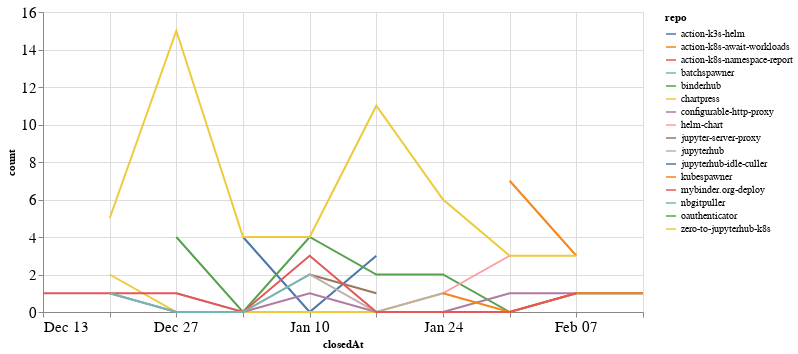

Source (notebook cell):
### Code cell
closed_by_time = closed_by.groupby('repo').resample('W', on='closedAt').count()['author'].reset_index()
closed_by_time = closed_by_time.rename(columns={'author': 'count'})

alt.Chart(closed_by_time, width=600).mark_line().encode(
    x='closedAt',
    y='count',
    color='repo',
    tooltip="repo"
)

### Figure 1 — Vega-Lite specification as saved in the notebook (floating-point values rounded to 4 significant figures)
{"config": {"axisLeft": {"labelFontSize": 15}, "axisBottom": {"labelFontSize": 15}}, "data": {"name": "data-bfc9690db3ee89bde170c8cdb0476b3b"}, "mark": "line", "encoding": {"color": {"type": "nominal", "field": "repo"}, "tooltip": {"type": "nominal", "field": "repo"}, "x": {"type": "temporal", "field": "closedAt"}, "y": {"type": "quantitative", "field": "count"}}, "width": 600, "$schema": "https://vega.github.io/schema/vega-lite/v4.8.1.json", "datasets": {"data-bfc9690db3ee89bde170c8cdb0476b3b": [{"repo": "action-k3s-helm", "closedAt": "2021-01-03T00:00:00", "count": 4}, {"repo": "action-k3s-helm", "closedAt": "2021-01-10T00:00:00", "count": 0}, {"repo": "action-k3s-helm", "closedAt": "2021-01-17T00:00:00", "count": 3}, {"repo": "action-k8s-await-workloads", "closedAt": "2021-01-31T00:00:00", "count": 7}, {"repo": "action-k8s-await-workloads", "closedAt": "2021-02-07T00:00:00", "count": 3}, {"repo": "action-k8s-namespace-report", "closedAt": "2021-02-07T00:00:00", "count": 1}, {"repo": "batchspawner", "closedAt": "2021-01-31T00:00:00", "count": 4}, {"repo": "binderhub", "closedAt": "2020-12-27T00:00:00", "count": 4}, {"repo": "binderhub", "closedAt": "2021-01-03T00:00:00", "count": 0}, {"repo": "binderhub", "closedAt": "2021-01-10T00:00:00", "count": 4}, {"repo": "binderhub", "closedAt": "2021-01-17T00:00:00", "count": 2}, {"repo": "binderhub", "closedAt": "2021-01-24T00:00:00", "count": 2}, {"repo": "binderhub", "closedAt": "2021-01-31T00:00:00", "count": 0}, {"repo": "binderhub", "closedAt": "2021-02-07T00:00:00", "count": 1}, {"repo": "binderhub", "closedAt": "2021-02-14T00:00:00", "count": 1}, {"repo": "chartpress", "closedAt": "2020-12-20T00:00:00", "count": 2}, {"repo": "chartpress", "closedAt": "2020-12-27T00:00:00", "count": 0}, {"repo": "chartpress", "closedAt": "2021-01-03T00:00:00", "count": 0}, {"repo": "chartpress", "closedAt": "2021-01-10T00:00:00", "count": 0}, {"repo": "chartpress", "closedAt": "2021-01-17T00:00:00", "count": 0}, {"repo": "chartpress", "closedAt": "2021-01-24T00:00:00", "count": 1}, {"repo": "configurable-http-proxy", "closedAt": "2020-12-20T00:00:00", "count": 1}, {"repo": "configurable-http-proxy", "closedAt": "2020-12-27T00:00:00", "count": 0}, {"repo": "configurable-http-proxy", "closedAt": "2021-01-03T00:00:00", "count": 0}, {"repo": "configurable-http-proxy", "closedAt": "2021-01-10T00:00:00", "count": 1}, {"repo": "configurable-http-proxy", "closedAt": "2021-01-17T00:00:00", "count": 0}, {"repo": "configurable-http-proxy", "closedAt": "2021-01-24T00:00:00", "count": 0}, {"repo": "configurable-http-proxy", "closedAt": "2021-01-31T00:00:00", "count": 1}, {"repo": "configurable-http-proxy", "closedAt": "2021-02-07T00:00:00", "count": 1}, {"repo": "configurable-http-proxy", "closedAt": "2021-02-14T00:00:00", "count": 1}, {"repo": "helm-chart", "closedAt": "2021-01-24T00:00:00", "count": 1}, {"repo": "helm-chart", "closedAt": "2021-01-31T00:00:00", "count": 3}, {"repo": "jupyter-server-proxy", "closedAt": "2021-01-10T00:00:00", "count": 2}, {"repo": "jupyter-server-proxy", "closedAt": "2021-01-17T00:00:00", "count": 1}, {"repo": "jupyterhub", "closedAt": "2020-12-27T00:00:00", "count": 1}, {"repo": "jupyterhub", "closedAt": "2021-01-03T00:00:00", "count": 0}, {"repo": "jupyterhub", "closedAt": "2021-01-10T00:00:00", "count": 2}, {"repo": "jupyterhub", "closedAt": "2021-01-17T00:00:00", "count": 0}, {"repo": "jupyterhub", "closedAt": "2021-01-24T00:00:00", "count": 1}, {"repo": "jupyterhub-idle-culler", "closedAt": "2021-01-31T00:00:00", "count": 1}, {"repo": "kubespawner", "closedAt": "2021-01-24T00:00:00", "count": 1}, {"repo": "kubespawner", "closedAt": "2021-01-31T00:00:00", "count": 0}, {"repo": "kubespawner", "closedAt": "2021-02-07T00:00:00", "count": 1}, {"repo": "kubespawner", "closedAt": "2021-02-14T00:00:00", "count": 1}, {"repo": "mybinder.org-deploy", "closedAt": "2020-12-13T00:00:00", "count": 1}, {"repo": "mybinder.org-deploy", "closedAt": "2020-12-20T00:00:00", "count": 1}, {"repo": "mybinder.org-deploy", "closedAt": "2020-12-27T00:00:00", "count": 1}, {"repo": "mybinder.org-deploy", "closedAt": "2021-01-03T00:00:00", "count": 0}, {"repo": "mybinder.org-deploy", "closedAt": "2021-01-10T00:00:00", "count": 3}, {"repo": "mybinder.org-deploy", "closedAt": "2021-01-17T00:00:00", "count": 0}, {"repo": "mybinder.org-deploy", "closedAt": "2021-01-24T00:00:00", "count": 0}, {"repo": "mybinder.org-deploy", "closedAt": "2021-01-31T00:00:00", "count": 0}, {"repo": "mybinder.org-deploy", "closedAt": "2021-02-07T00:00:00", "count": 1}, {"repo": "nbgitpuller", "closedAt": "2020-12-20T00:00:00", "count": 1}, {"repo": "nbgitpuller", "closedAt": "2020-12-27T00:00:00", "count": 0}, {"repo": "nbgitpuller", "closedAt": "2021-01-03T00:00:00", "count": 0}, {"repo": "nbgitpuller", "closedAt": "2021-01-10T00:00:00", "count": 2}, {"repo": "oauthenticator", "closedAt": "2021-02-07T00:00:00", "count": 1}, {"repo": "zero-to-jupyterhub-k8s", "closedAt": "2020-12-20T00:00:00", "count": 5}, {"repo": "zero-to-jupyterhub-k8s", "closedAt": "2020-12-27T00:00:00", "count": 15}, {"repo": "zero-to-jupyterhub-k8s", "closedAt": "2021-01-03T00:00:00", "count": 4}, {"repo": "zero-to-jupyterhub-k8s", "closedAt": "2021-01-10T00:00:00", "count": 4}, {"repo": "zero-to-jupyterhub-k8s", "closedAt": "2021-01-17T00:00:00", "count": 11}, {"repo": "zero-to-jupyterhub-k8s", "closedAt": "2021-01-24T00:00:00", "count": 6}, {"repo": "zero-to-jupyterhub-k8s", "closedAt": "2021-01-31T00:00:00", "count": 3}, {"repo": "zero-to-jupyterhub-k8s", "closedAt": "2021-02-07T00:00:00", "count": 3}]}}
